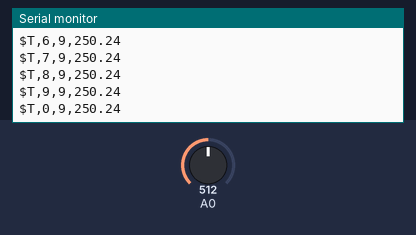
A sketch run on a simulated Arduino Uno, built with avr-gcc and run on an emulated ATmega328P. On the bench: the last lines printed to the serial monitor. Inputs (shaded band) come from the test bench; at power-on: A0 = 512.

Above: at 10.8 s.
10.9 s: A0 set to 716
At 11.8 s:
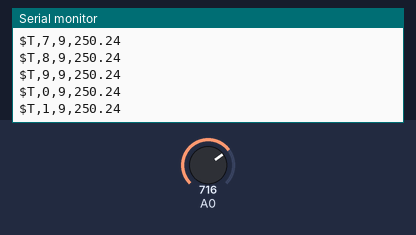
20.9 s: A0 set to 900
At 21.8 s:
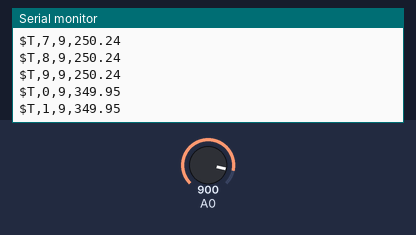
Timing chart, 0 to 23.9 s (numbered marks = the images above; inputs shaded):
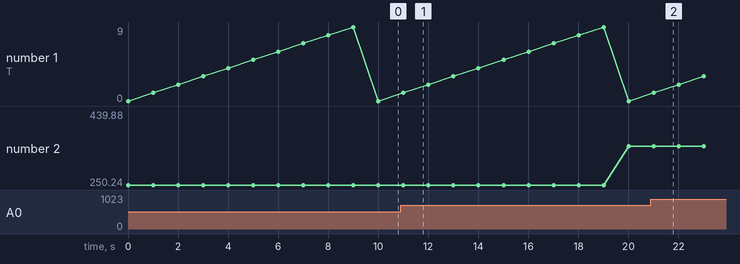

The sketch:

trame.ino.ino
```cpp
int canVal;
String Trame = "";
float Tension, Temperature;

void setup() {
  // initialiser liaison série:
  Serial.begin(9600);
}

void loop() {

  canVal = analogRead(A0);

  Tension = canVal * 5.0 / 1023;

  Temperature = Tension * 100;

  for (int i = 0; i < 10; i++) {
    Trame = "$T,"+String(i) + ",9," + String(Temperature);
    Serial.println(Trame);

    delay(1000) ; // attente d’une seconde
  }

}
```

Measured:
- plotted number 2: 250.24 → 349.95 after the input at 10.9 s, 349.95 → 439.88 after the input at 20.9 s
